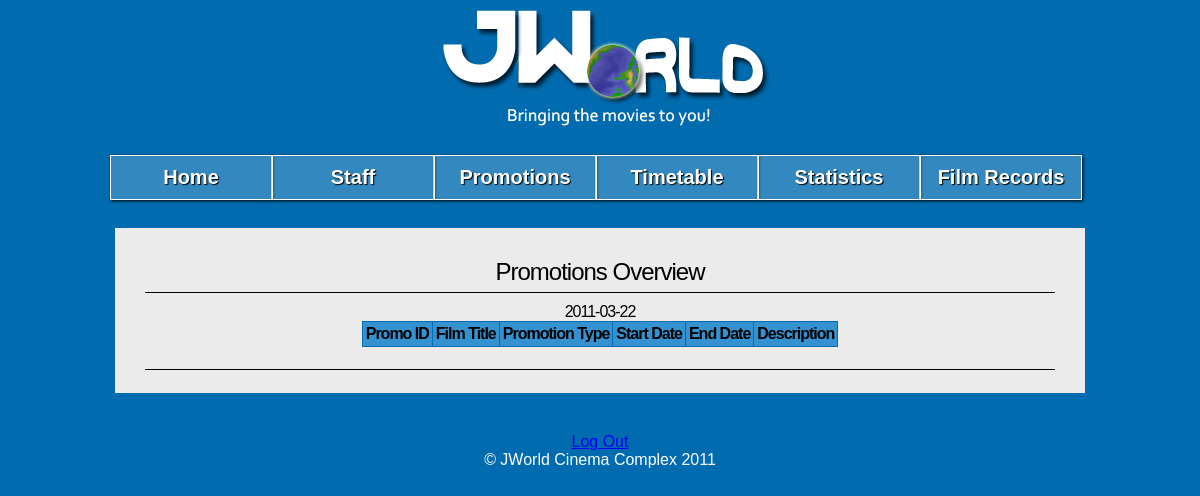
Before: /admin.php?page=promo-acs (signed in) with the older database file.
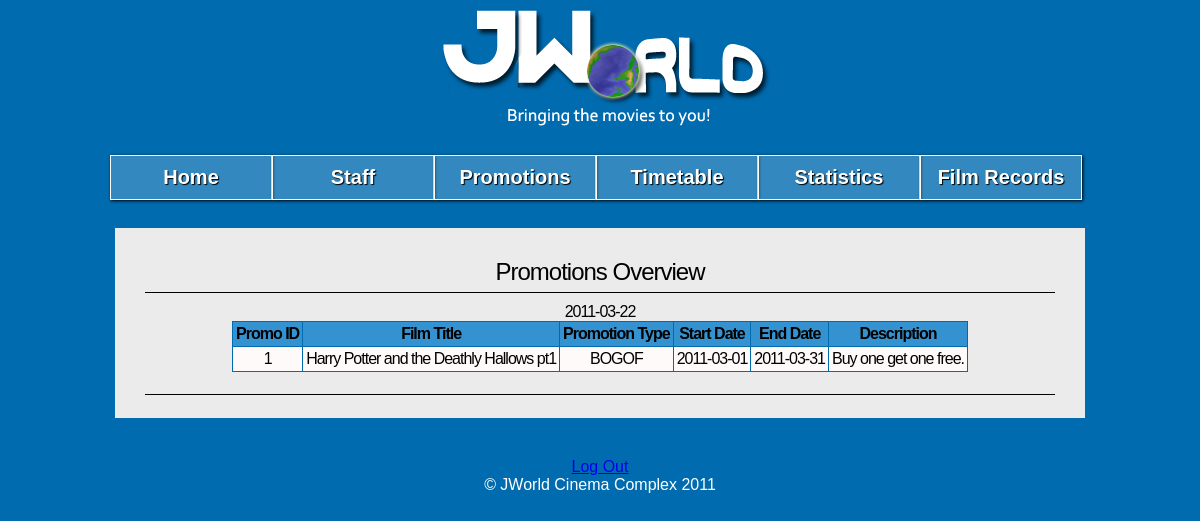
After: the same page with the newer database file.
### tables this page shows
CREATE TABLE promotions (
	promo_id int(11) NOT NULL AUTO_INCREMENT,
	film_ID int(11) NOT NULL,
	promo_name varchar(50) NOT NULL,
	start_date date NOT NULL,
	end_date date NOT NULL,
	description varchar(200) NOT NULL,
	PRIMARY KEY (promo_id),
	FOREIGN KEY (film_ID) REFERENCES films(film_ID) ON DELETE CASCADE ON UPDATE CASCADE
);

CREATE TABLE films (
  film_ID int(11) NOT NULL AUTO_INCREMENT,
  film_title varchar(255) NOT NULL,
  film_length int(11) NOT NULL,
  film_genre varchar(20) NOT NULL,
  film_rating varchar(5) NOT NULL,
  film_year int(11) NOT NULL,
  PRIMARY KEY (film_ID)
);

### res/pages/admin/promo-acs.php (the view, shortened to what this page needs)
<div id="body">
<h1> Promotions Overview</h1>
<h3>
	<?php
	echo date("Y-m-d");
	$query = "SELECT promotions.promo_id, films.film_title,  promotions.promo_name, promotions.start_date, promotions.end_date, promotions.description FROM promotions, films WHERE promotions.film_ID = films.film_ID";
	$result = mysql_query($query) or die(mysql_error());
	echo "<table border='1' class=\"center\">
	<tr>
	<th>Promo ID</th>
	<th>Film Title</th>
	<th>Promotion Type</th>
	<th>Start Date</th>
	<th>End Date</th>
	<th>Description</th>
	</tr>";
	while($row = mysql_fetch_array($result)){
		echo "<tr>";
		echo "<td>" .$row['promo_id']. " </td> ";
		echo "<td>" . $row['film_title'] . "</td>";
		echo "<td>" . $row['promo_name'] . "</td>";
		echo "<td>" . $row['start_date'] . "</td>";
		echo "<td>" . $row['end_date'] . "</td>";
		echo "<td>" . $row['description'] . "</td>";
		echo "</tr>";
	}
	echo "</table>";
	?>
</h3>
<h2></h2>
</div>

### admin.php (shortened to what this page needs)
<!DOCTYPE html>
<?php
	include('res/config/admin/headder.php');
?>
	<div id="maincontent">
	<?php
	if(isset($_GET['page'])) {
		if(file_exists('res/pages/admin/'.$_GET['page'].'.php')) {
			include('res/pages/admin/'.$_GET['page'].'.php');
		} else {
			include('res/pages/error.php');
		}
	} else {
			include('res/pages/admin/start.php');
	}
	?>
</div>
<?php
	include('res/config/footer.php');
?>
</html>

### res/config/admin/headder.php (shortened to what this page needs)
<head>
	<link href="res/css/redmond/jquery-ui-1.8.10.custom.css" rel="stylesheet" type="text/css" />
	<link href="res/css/admin.css" rel="stylesheet" type="text/css" />
</head>
<body>
<div id="container">
	<header id="logo">
	<?php
	if($_SESSION['admin'] == 1 && $_SESSION['staff'] == 0){
		echo "
	<nav>
		<li><a href=\"admin.php\">Home</a>
			<ul>
				<li><a href=\"admin.php?page=edit-home\">Edit Home</a></li>
			</ul>
		</li>
		<li><a href=\"admin.php?page=staff-acs\">Staff</a>
		</li>
		<li><a href=\"admin.php?page=promo-acs\">Promotions</a>
			<ul>
				<li><a href=\"admin.php?page=add-promo\">Add Promo</a></li>
				<li><a href=\"admin.php?page=edit-promo\">Edit Promo</a></li>
				<li><a href=\"admin.php?page=remove-promo\">Remove Promo</a></li>
			</ul>
		</li>
		<li><a href=\"admin.php?page=tt-acs\">Timetable</a>
			<ul>
				<li><a href=\"admin.php?page=add-film-tt\">Add Film</a></li>
				<li><a href=\"admin.php?page=edit-film-tt\">Edit Film</a></li>
				<li><a href=\"admin.php?page=remove-film-tt\">Remove Film</a></li>
			</ul>
		</li>
		<li><a href=\"admin.php?page=stat-acs\">Statistics</a></li>
		<li><a href=\"admin.php?page=films-acs\">Film Records</a>
			<ul>
				<li><a href=\"admin.php?page=add-film\">Add Film</a></li>
				<li><a href=\"admin.php?page=edit-film\">Edit Film</a></li>
				<li><a href=\"admin.php?page=remove-film\">Remove Film</a></li>
			</ul>
		</li>
	</nav>
		";
	}
	?>
	</header>

### res/config/footer.php (shortened to what this page needs)
		<footer>
			<div id="valid" >
				<?php
					if(isset($_SESSION['login']))
					{
				?>
					<a href="admin.php?page=logOut">Log Out</a>
				<?php
					}
					else
					{
				?>
				<a href="index.php?page=adminLogin">Staff Login</a>
				<?php } ?>
				<br/>
				&copy; JWorld Cinema Complex 2011
			</div>
		</footer>
	</div>
</body>

### res/css/admin.css (style rules this page uses)
article, aside, figure, footer, header, nav, section { display: block; }
body { font-family: "Trebuchet MS", Arial, Helvetica, sans-serif; color: #000; background: #006BAF; margin: 0; padding: 0; }
#container { background-repeat: no-repeat; background-position: right top; width: 980px; margin-top: 0px; margin-right: auto; margin-bottom: 0px; margin-left: auto; }
h1 { border-bottom:1px solid #000000; letter-spacing:-1px; font-size:24px; padding-bottom:6px; font-weight:400; margin:10px 10px 3px 0; font-family:Vera, Helvetica, Georgia; }
h2 { border-bottom:1px solid #000000; letter-spacing:-1px; font-size:18px; padding-bottom:6px; font-weight:400; margin:10px 10px 3px 0; font-family:Vera, Helvetica, Georgia; }
h3 { letter-spacing:-1px; font-size:16px; padding-bottom:6px; font-weight:400; margin:10px 10px 3px 0; font-family:Vera, Helvetica, Georgia; }
#logo { background-image: url(../img/adminLog.png); background-repeat: no-repeat; height: 138px; width: 100%; }
nav { padding-top: 150px; width: 980px; margin-left:auto; margin-right:auto; }
nav li { padding:0; margin:0; list-style: none; margin-bottom: 15px; font-weight: bold; font-size:20px; float: left; }
nav a { display: block; width:140px; padding: 10px; text-align:center; text-decoration: none; color: #fff; border: 1px solid #fff; margin: 5px 0px; box-shadow: 1px 1px 3px #000; text-shadow: 1px 1px 1px #000; background: rgba(255,255,255,0.2); }
nav:after { content: "."; display: block; clear: both; visibility: hidden; line-height: 0; height: 0; }
#maincontent { margin-top: 80px; padding-top: 10px; padding-right: 0px; padding-bottom: 10px; padding-left: 0px; }
#body { font-family:"Palatino Linotype", "Book Antiqua", Palatino, serif; font-size:28px; font-weight:bold; background-color: #EBEBEB; width: 920px; height:100%; padding:20px 20px 20px 30px; margin-bottom:20px; margin-left:auto; margin-right:auto; text-align:center; }
footer { text-align:center; padding: 10px 0; clear: both; color: #fff; }
.center { margin-left:auto; margin-right:auto; text-align:center; }
table { border-collapse:collapse; }
table, td, th { border:0.5px solid #006BAF; padding:3px; }
td { text-align:center; background-color:#FFFAFA; }
th { background-color:#3492D1; color:black; }

Changed rows visible on the page:
now on this page (row edited): promotions: promo_id "1", film_ID.film_title "Harry Potter and the Deathly Hallows pt1", promo_name "BOGOF", start_date "2011-03-01", end_date "2011-03-31", description "Buy one get one free."
